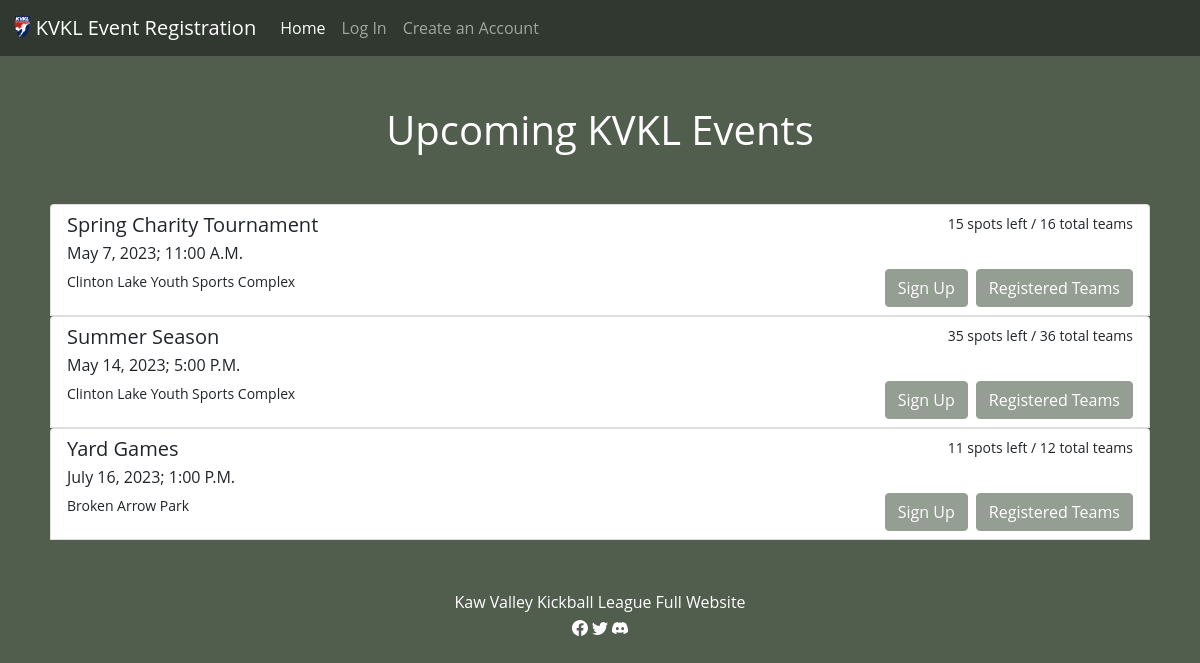
Before: / with the older database file.
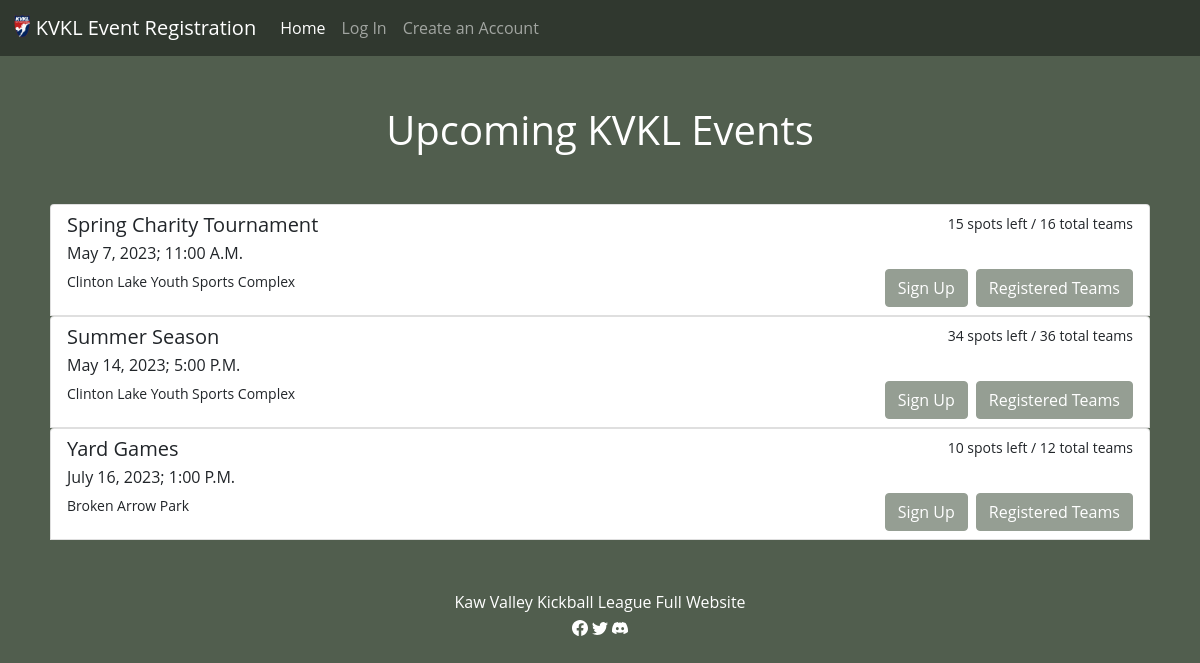
After: the same page with the newer database file.
### tables this page shows
CREATE TABLE events (id INTEGER NOT NULL PRIMARY KEY AUTOINCREMENT, event_name TEXT NOT NULL, month TEXT NOT NULL, day TEXT NOT NULL, year YEAR NOT NULL, time TEXT NOT NULL, location TEXT NOT NULL, number_teams INTEGER NOT NULL, spots_available INTEGER NOT NULL);

### app.py (the view)
@app.route("/", methods=["GET"])
def index():
    events = db.execute("SELECT * FROM events")
    return render_template("index.html", events=events)

### templates/index.html (shortened to what this page needs)
{% extends "layout.html" %}
{% block main %}
    <h1 class="page-title">Upcoming KVKL Events</h1>
    <div class="homepage">
        {% for event in events %}
            <div class="list-group">
                <div class="list-group-item" aria-current="true">
                    <div class="d-flex w-100 justify-content-between">
                        <h5 class="mb-1">{{ event.event_name }}</h5>
                        <small>{{ event.spots_available }} spots left / {{ event.number_teams }} total teams</small>
                    </div>
                    <p class="mb-1">{{ event.month }} {{ event.day }}, {{ event.year }}; {{ event.time }}</p>
                    <div class="d-flex w-100 justify-content-between">
                        <div class="me-auto"><small>{{ event.location }}</small></div>
                        <div class="me-2"><button type="button" class="btn btn-kvkl" data-bs-toggle="modal" data-bs-target="#modal{{event.id}}">Sign Up</button></div>
                        <div><button type="button" class="btn btn-kvkl" data-bs-toggle="collapse" data-bs-target="#collapse{{event.id}}" aria-expanded="false" aria-controls="collapseExample">Registered Teams</button></div>
                    </div>
                </div>
            </div>
        {% endfor %}
    </div>
{% endblock %}

### templates/layout.html (shortened to what this page needs)
<!DOCTYPE html>
<html lang="en">
    <head>
        <link href="https://cdn.jsdelivr.net/npm/bootstrap@5.1.3/dist/css/bootstrap.min.css" rel="stylesheet">
        <link href="/static/styles.css" rel="stylesheet" type="text/css">
    </head>
    <body>
        <nav class="navbar navbar-expand-lg navbar-dark">
            <div class="container-fluid">
              <a class="navbar-brand" href="/"><img src="/static/kvkl-logo.gif" alt="logo" width="auto" height="24" class="d-inline-block align-text-top">
                KVKL Event Registration</a>
              <div class="collapse navbar-collapse" id="navbarNavAltMarkup">
                {% if session["user_id"] %}
                    <div class="navbar-nav">
                        <a class="nav-link active" aria-current="page" href="/">Home</a>
                        <a class="nav-link" href="/profile">Profile</a>
                        <a class="nav-link" href="/player_register">Join a Team</a>
                        <a class="nav-link" href="/team_register">Register a Team</a>
                        <a class="nav-link" action="/logout" href="/logout">Sign Out</a>
                    </div>
                {% else %}
                    <div class="navbar-nav">
                        <a class="nav-link active" aria-current="page" href="/">Home</a>
                        <a class="nav-link" href="/login">Log In</a>
                        <a class="nav-link" href="/account">Create an Account</a>
                    </div>
                {% endif %}
              </div>
            </div>
          </nav>
        <main>
            {% block main %}{% endblock %}
        </main>
        <footer>
            <div>
                <a class="footer" href="https://kawvalleykickball.com">Kaw Valley Kickball League Full Website</a>
            </div>
            <a class="footer" href="https://www.facebook.com/KawValleyKickballLeague/"></a>
              <a class="footer" href="https://twitter.com/KVKL"></a>
              <a class="footer" href="https://discord.gg/kqvm6BCvDr"></a>
        </footer>
    </body>
</html>

### static/styles.css (style rules this page uses)
body { font-family: Open Sans,Arial,sans-serif; background-color: #515e4e; color: white; }
footer { text-align: center; color: white; margin-top: 50px; }
a.footer { all: unset; }
div.homepage { margin-bottom: 50px; padding-left: 50px; padding-right: 50px; }
h1.page-title { text-align: center; margin-top: 50px; margin-bottom: 50px; }
.navbar { background-color: #30382f; }
div.modal-header, div.modal-body, div.collapse { color: black; }
.btn-kvkl { background-color: #959e93; border-color: #959e93; color: white; }

Changed rows visible on the page:
changed events "Summer Season": spots_available "35" → "34"
changed events "Yard Games": spots_available "11" → "10"
